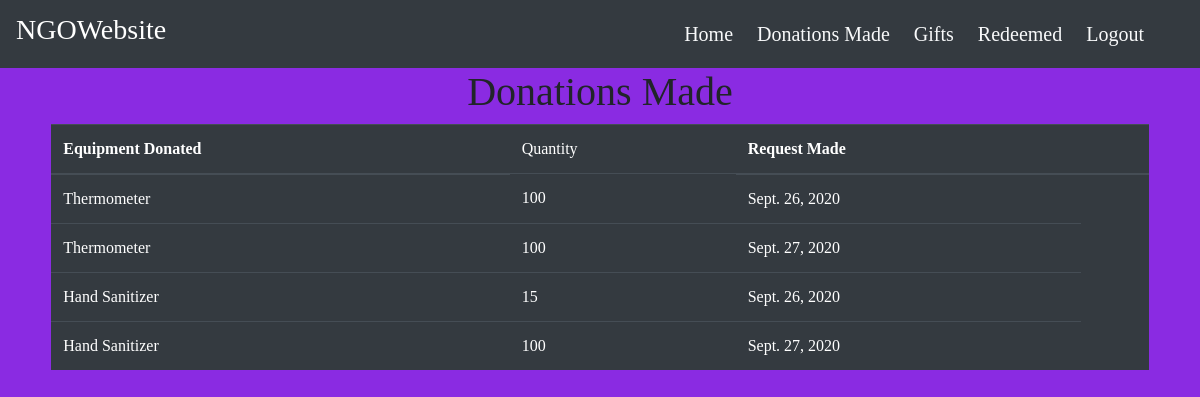
/donations_made/ (signed in), run on an earlier commit of the app's database.
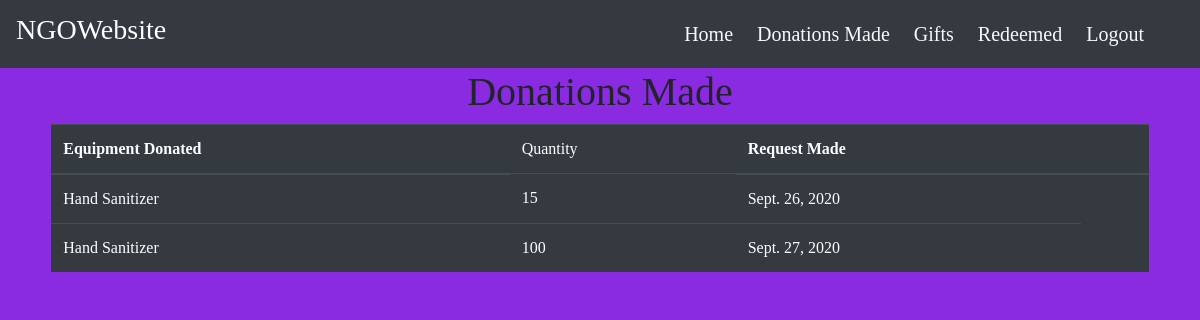
And on a later commit of the database.
### main/models.py (models this page shows, shortened)
class Donations(models.Model):
    donated_by = models.ForeignKey(User, on_delete=models.CASCADE)
    equipment_donated = models.ForeignKey(Requirements, on_delete=models.CASCADE)
    quantity_donated = models.IntegerField(default=1)
    request_made = models.DateField(default=timezone.now)
    donated_on = models.DateField(default=timezone.now)
    validated = models.BooleanField(default=False)

class Requirements(models.Model):
    EQUIPMENTS = (
        ('Thermometer', 'Thermometer'),
        ('Oximeter', 'Oximeter'),
        ('KN95 Mask', 'KN95 Mask'),
        ('PPE Kit', 'PPE Kit'),
        ('3M Mask', '3M Mask'),
        ('Protective Goggles', 'Protective Goggles'),
        ('Hand Sanitizer', 'Hand Sanitizer'),
        ('Gloves', 'Gloves'),
        ('Face Shield', 'Face Shield'),
        ('Test Kit', 'Test Kit'),
        ('Ventilators', 'Ventilators'),
        ('Beds', 'Beds'),
        ('Medicines', 'Medicines'),
        ('Others', 'Others'),
    )
    created_by = models.ForeignKey(User, on_delete=models.CASCADE)
    equipments = models.CharField(max_length=32,choices=EQUIPMENTS, blank=False)
    quantity = models.IntegerField(default=1, blank=False)
    description = models.TextField(blank=True)
    reason = models.CharField(max_length=255,blank=False)
    required_by = models.DateTimeField(default=timezone.now)
    additional = models.CharField(max_length=255,blank=True)
    def __str__(self):
        return self.equipments

### main/views.py (the view)
# urls.py: path('donations_made/',views.donations_made,name='donations_made'),
@login_required
def donations_made(request):
    donations = Donations.objects.filter(donated_by=request.user)
    context = {
        'donations' : donations
    }
    return render(request, 'main/donations_made.html', context)

### main/templates/main/donations_made.html
{% extends "main/layout.html" %}
{% block content %}
<div class="list">
    {% if donations %}
    <h1 class="text-center">Donations Made</h1>
    <div class="row">
        <div class="col-sm-11 m-auto">
            <div class="table-responsive">
                <table class="table table-dark">
                    <thead>
                    <tr>
                        <th scope="col">Equipment Donated</th>
                        <td scope="col">Quantity</td>
                        <th scope="col">Request Made</th>
                        <th scope="col"></th>
                    </tr>
                    </thead>
                    <tbody>
                        {% for donation in donations %}
                    <tr>
                        <td>{{ donation.equipment_donated }}</td>
                        <td>{{ donation.quantity_donated }}</td>
                        <td>{{ donation.request_made }}</td>
                    </tr>
                        {% endfor %}
                    </tbody>
                </table>
            </div>
        </div>
    </div>
    {% else %}
    <h3 class="text-light text-center">No donations made yet!!</h3>
    {% endif %}
</div>
{% endblock content %}

What changed in the data, as far as the page shows it:
removed Donations: equipment_donated "Thermometer", quantity_donated "100", request_made "Sept. 26, 2020"
removed Donations: equipment_donated "Thermometer", quantity_donated "100", request_made "Sept. 27, 2020"
